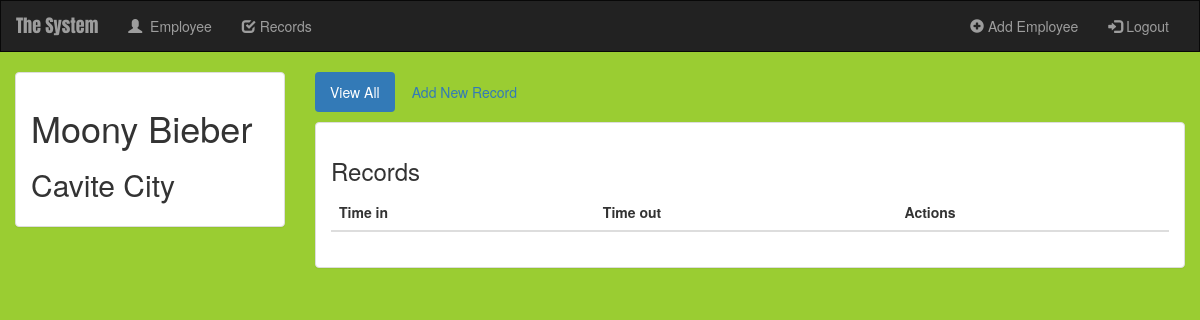
Screenshot of /employee/7/ (signed in) with the database file from the repository.
### Home/models.py (models this page shows, shortened)
class Employee(models.Model):
    user = models.ForeignKey(User, default=1, on_delete=models.CASCADE,)
    employee_no = models.IntegerField()
    first_name = models.CharField(max_length=250)
    last_name = models.CharField(max_length=250)
    address = models.CharField(max_length=250)
    is_choose = models.BooleanField(default =False)
    ROLE_TYPE_CHOICES = (
        (1, 'Professor'),
        (2, 'Dean'),
        (3, 'VPAA'),
        (4, 'admin'),
    )
    user_type = models.PositiveSmallIntegerField(null=True, choices=ROLE_TYPE_CHOICES)

### Home/views.py (the view)
# urls.py: path('<int:employee_id>/', views.details, name='details'),
def details(request, employee_id):
    if not request.user.is_authenticated:
        return render(request, 'Home/login.html')
    else:
        user = request.user
        employee = get_object_or_404(Employee, pk=employee_id)
        return render(request, 'Home/details.html', {'employee': employee, 'user': user})

### Home/templates/Home/details.html (shortened to what this page needs)
{% extends 'Home/base.html' %}
{% block body %}
<div class="container-fluid check-container">
    <div class="row">
        <div class="col-sm-4 col-md-3">
            <div class="panel panel-default">
                <div class="panel-body">
                    <h1>{{ employee.first_name }} {{employee.last_name}}</h1>
                    <h2>{{ employee.address }}</h2>
                </div>
            </div>
        </div>
        <div class="col-sm-8 col-md-9">
            <ul class="nav nav-pills" style="margin-bottom: 10px;">
                <li role="presentation" class="active"><a href="{% url 'home:details' employee.id %}">View All</a></li>
                <li role="presentation"><a href="{% url 'home:create_check' employee.id %}">Add New Record</a></li>
            </ul>
            <div class="panel panel-default">
                <div class="panel-body">
                    <h3>Records</h3>
                    <table class="table">
                        <thead>
                        <tr>
                            <th>Time in</th>
                            <th>Time out</th>
                            <th>Actions</th>
                        </tr>
                        </thead>
                    </table>
                </div>
            </div>
        </div>
    </div>
</div>
{% endblock %}

### Home/static/Home/style.css (style rules this page uses)
body { background: white url("images/green.jpg"); }

### rows the page displays
Employee: first_name "Moony", last_name "Bieber", address "Cavite City"
